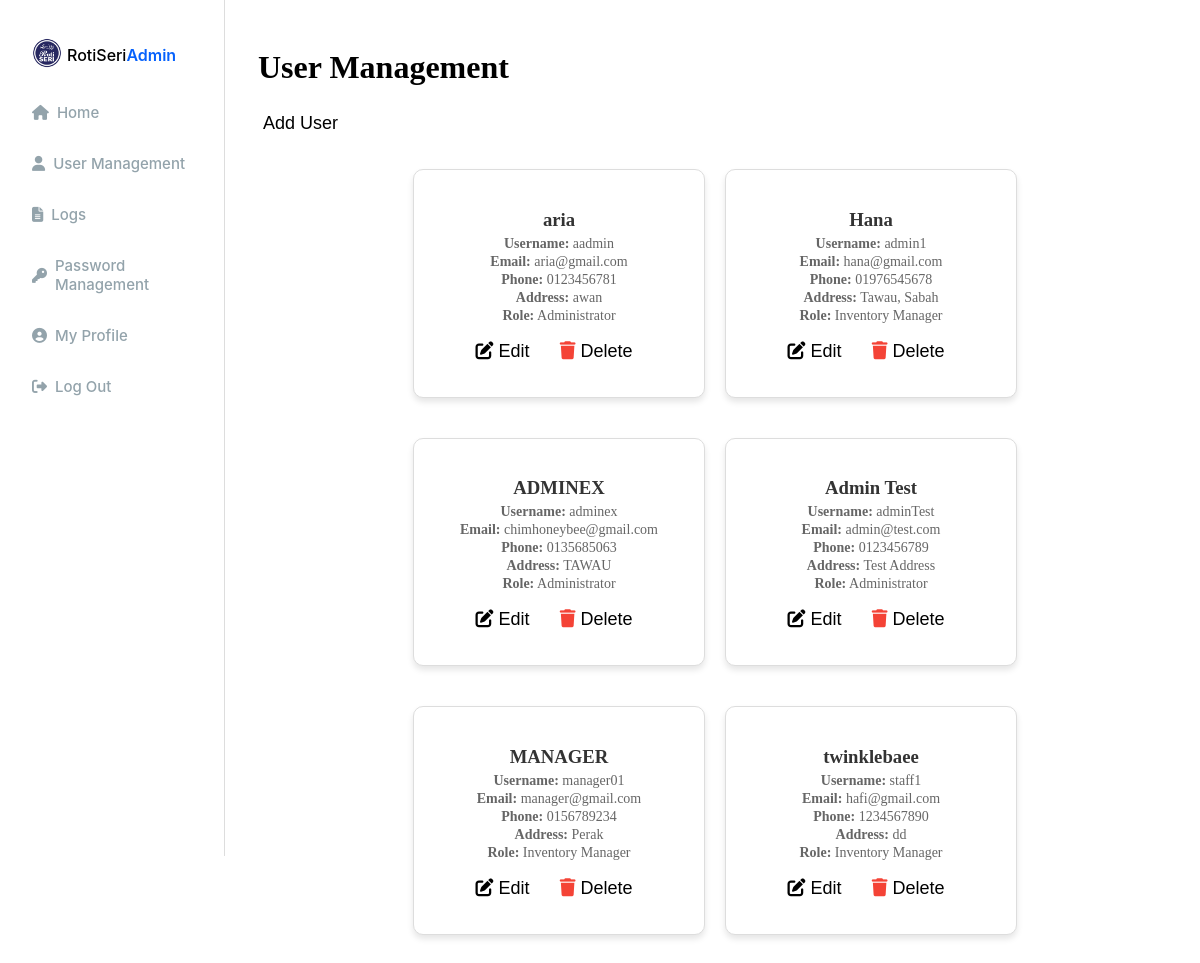
/admin_usermanagement.php (signed in), run on an earlier commit of the app's database.
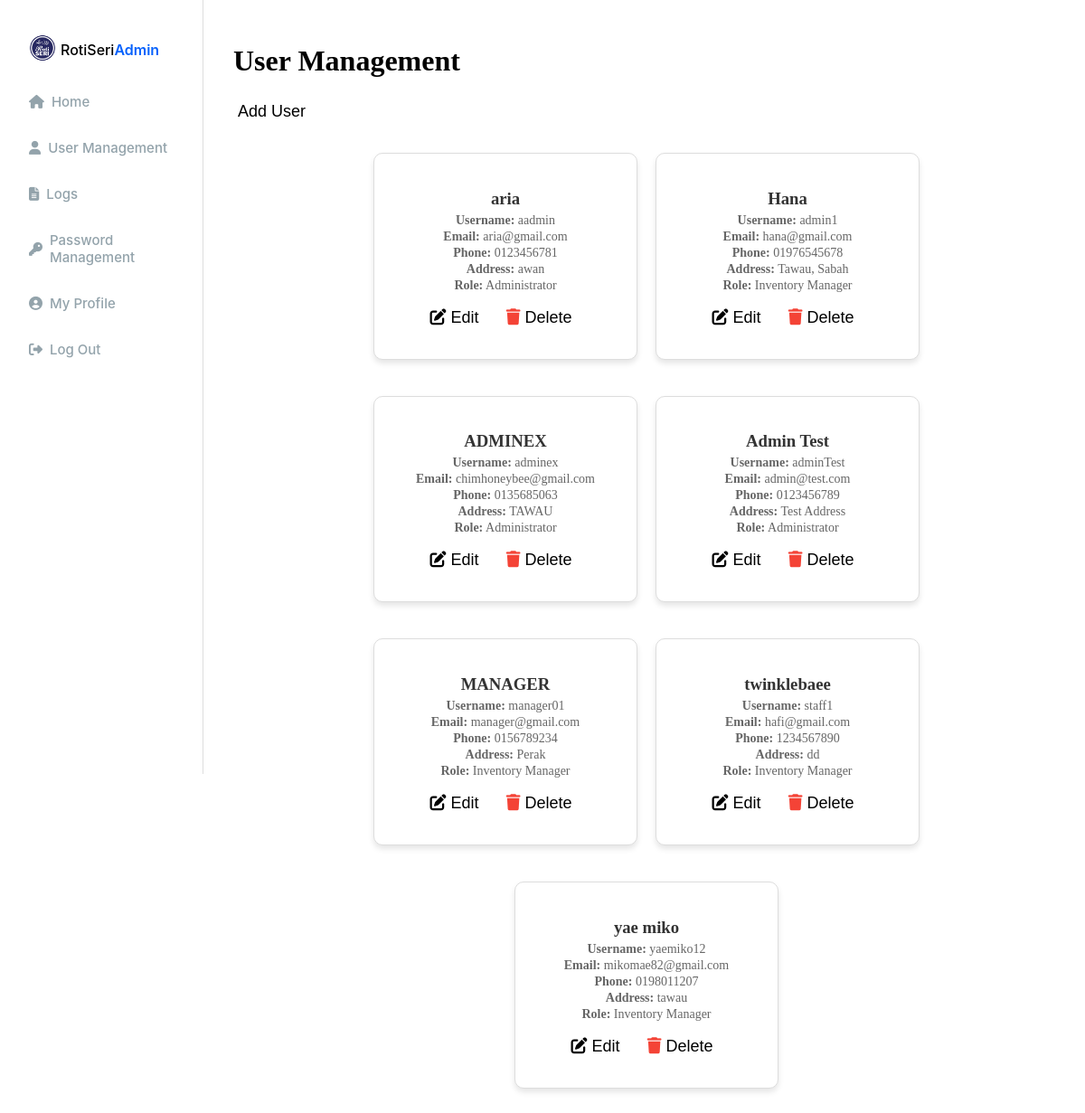
And on a later commit of the database.
### tables this page shows
CREATE TABLE `users` (
  `userID` varchar(50) NOT NULL,
  `username` varchar(100) NOT NULL,
  `fullName` varchar(255) NOT NULL,
  `email` varchar(255) NOT NULL,
  `phoneNumber` varchar(20) NOT NULL,
  `address` text NOT NULL,
  `password` varchar(255) NOT NULL,
  `role` enum('Administrator','Inventory Manager','Bakery Staff') NOT NULL,
  `created_at` timestamp NOT NULL DEFAULT current_timestamp()
);

### admin_usermanagement.php (the view, shortened to what this page needs)
<?php
include 'db_connection.php';
$sql_users = "SELECT userID, fullName, username, email, phoneNumber, address, role FROM users";
$result_users = $conn->query($sql_users);
?>
<!DOCTYPE html>
<html lang="en">
<head>
    <link rel="stylesheet" href="admin_dashboard.css">
    <link rel="stylesheet" href="sidebar.css">
    <link rel="stylesheet" href="admin_usermanagement.css">
    <link rel="stylesheet" href="https://cdnjs.cloudflare.com/ajax/libs/font-awesome/6.5.1/css/all.min.css">
</head>
<body>
    <div class="sidebar-container">
        <div class="header-section">
            <div class="company-logo">
                <img src="image/icon/logo.png" class="logo-icon" alt="Company Logo">
                <div class="company-text">
                    <span class="company-name">RotiSeri</span>
                    <span class="company-name2">Admin</span>
                </div>
            </div>
            <nav class="nav-container">
                <a href="admin_dashboard.php" class="nav-item">
                    <i class="fas fa-home"></i>
                    <div class="nav-text">Home</div>
                </a>
                <a href="admin_usermanagement.php" class="nav-item active">
                    <i class="fa fa-user"></i>
                    <div class="nav-text">User Management</div>
                </a>
                <a href="logs.php" class="nav-item">
                    <i class="fas fa-file-alt"></i>
                    <div class="nav-text">Logs</div>
                </a>
                <a href="admin_passmanagement.php" class="nav-item">
                    <i class="fas fa-key"></i>
                    <div class="nav-text">Password Management</div>
                </a>
                <a href="profile.php" class="nav-item">
                    <i class="fas fa-user-circle"></i>
                    <div class="nav-text">My Profile</div>
                </a>
                <a href="logout.php" class="nav-item">
                    <i class="fas fa-sign-out-alt"></i>
                    <div class="nav-text">Log Out</div>
                </a>
            </nav>
        </div>
    </div>
    <div class="main-content">
        <div class="dashboard-header">
            <h1>User Management</h1>
        </div>
        <div class="user-actions">
            <button id="addUserBtn">Add User</button>
        </div>
<div class="user-container" id="userCardsContainer">
    <?php while ($row = $result_users->fetch_assoc()) { ?>
        <div class="user-card">
            <div class="user-info">
                <h3><?php echo htmlspecialchars($row['fullName']); ?></h3>
                <p><strong>Username:</strong> <?php echo htmlspecialchars($row['username']); ?></p>
                <p><strong>Email:</strong> <?php echo htmlspecialchars($row['email']); ?></p>
                <p><strong>Phone:</strong> <?php echo htmlspecialchars($row['phoneNumber']); ?></p>
                <p><strong>Address:</strong> <?php echo htmlspecialchars($row['address']); ?></p>
                <p><strong>Role:</strong> <?php echo htmlspecialchars($row['role']); ?></p>
            </div>
            <div class="user-actions">
                <button class="edit-btn" data-id="<?php echo $row['userID']; ?>" title="Edit User">
                    <i class="fas fa-edit"></i> Edit
                </button>
                <button class="delete-btn" data-id="<?php echo $row['userID']; ?>" title="Delete User">
                    <i class="fas fa-trash"></i> Delete
                </button>
                    </div>
                </div>
            <?php } ?>
        </div>
    </div>
</body>
</html>

### admin_dashboard.css (style rules this page uses)
.main-content { margin-left: 230px; padding: 20px; z-index: 1; }
.dashboard-header { margin-bottom: 20px; }
.user-actions { margin-bottom: 10px; }
.user-actions button { padding: 10px 20px; background-color: #ffffff; color: rgb(0, 0, 0); border: 2px solid #93A3AB; margin-right: 10px; cursor: pointer; font-size: 14px; border-radius: 8px; }
.user-card { background: #fff; border: 1px solid #ddd; padding: 20px; border-radius: 8px; width: calc(25% - 15px); box-shadow: 0 2px 4px rgba(0, 0, 0, 0.1); position: relative; margin-bottom: 20px; }

### sidebar.css (style rules this page uses)
.sidebar-container { justify-content: space-between; background: var(--Main-White, #fff); display: flex; flex-grow: 1; flex-direction: column; width: 160px; height: 100vh; position: fixed; left: 0; top: 0; border-right: 1px solid #ddd; padding: 28px 32px; flex-shrink: 0; z-index: 0; }
.header-section { display: flex; flex-direction: column; width: 100%; justify-content: start; }
.company-logo { display: flex; width: 180px; max-width: 100%; align-items: center; gap: 5px; justify-content: start; padding-top: 10px; }
.logo-icon { width: 30px; height: 30px; object-fit: contain; }
.company-text { display: flex; flex-direction: row; }
.company-name { font: 500 15px 'Inter', sans-serif; font-size: medium; padding-top: 3px; }
.company-name2 { font: 600 15px 'Inter', sans-serif; font-size: medium; color: rgba(5, 97, 252, 1); padding-top: 3px; }
.nav-container { display: flex; margin-top: 35px; flex-direction: column; color: rgba(147, 163, 171, 1); font: 500 15px 'Inter', sans-serif; }
.nav-item { display: flex; align-items: center; gap: 8px; margin-top: 32px; cursor: pointer; color: #93A3AB; text-decoration: none; }
.nav-item:first-child { margin-top: 0; }

### admin_usermanagement.css (style rules this page uses)
.user-container { display: flex; flex-wrap: wrap; gap: 20px; justify-content: center; padding: 20px; }
.user-card { background: #fff; padding: 20px; width: 250px; border-radius: 10px; box-shadow: 0px 4px 6px rgba(0, 0, 0, 0.1); display: flex; flex-direction: column; align-items: center; text-align: center; }
.user-info h3 { color: #333; margin-bottom: 5px; }
.user-info p { color: #666; font-size: 14px; margin: 2px 0; }
.user-actions { display: flex; gap: 10px; margin-top: 10px; }
.user-actions button { background: none; border: none; cursor: pointer; font-size: 18px; padding: 5px; transition: 0.3s ease; }
.user-actions .delete-btn i { color: #F44336; }

What changed in the data, as far as the page shows it:
added users: fullName "yae miko", username "yaemiko12", email "mikomae82@gmail.com", phoneNumber "0198011207", address "tawau", role "Inventory Manager"
